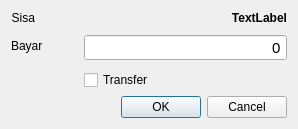
<?xml version="1.0" encoding="UTF-8"?>
<ui version="4.0">
 <class>AddRepaymentDialog</class>
 <widget class="QDialog" name="AddRepaymentDialog">
  <property name="geometry">
   <rect>
    <x>0</x>
    <y>0</y>
    <width>298</width>
    <height>123</height>
   </rect>
  </property>
  <property name="windowTitle">
   <string>Input pembayaran baru</string>
  </property>
  <layout class="QVBoxLayout" name="verticalLayout">
   <property name="sizeConstraint">
    <enum>QLayout::SetDefaultConstraint</enum>
   </property>
   <item>
    <layout class="QFormLayout" name="formLayout">
     <property name="sizeConstraint">
      <enum>QLayout::SetFixedSize</enum>
     </property>
     <property name="horizontalSpacing">
      <number>9</number>
     </property>
     <property name="verticalSpacing">
      <number>9</number>
     </property>
     <item row="0" column="0">
      <widget class="QLabel" name="label">
       <property name="text">
        <string>Sisa</string>
       </property>
       <property name="alignment">
        <set>Qt::AlignRight|Qt::AlignTrailing|Qt::AlignVCenter</set>
       </property>
      </widget>
     </item>
     <item row="0" column="1">
      <widget class="QLabel" name="label_2">
       <property name="font">
        <font>
         <weight>75</weight>
         <bold>true</bold>
        </font>
       </property>
       <property name="text">
        <string>TextLabel</string>
       </property>
       <property name="alignment">
        <set>Qt::AlignRight|Qt::AlignTrailing|Qt::AlignVCenter</set>
       </property>
      </widget>
     </item>
     <item row="1" column="0">
      <widget class="QLabel" name="label_3">
       <property name="minimumSize">
        <size>
         <width>64</width>
         <height>0</height>
        </size>
       </property>
       <property name="text">
        <string>Bayar</string>
       </property>
      </widget>
     </item>
     <item row="1" column="1">
      <widget class="CustomWidgets::SpinBoxUang" name="spinBox">
       <property name="font">
        <font>
         <pointsize>11</pointsize>
        </font>
       </property>
       <property name="contextMenuPolicy">
        <enum>Qt::ActionsContextMenu</enum>
       </property>
       <property name="toolTip">
        <string>&lt;html&gt;&lt;head/&gt;&lt;body&gt;&lt;p&gt;&lt;span style=&quot; font-weight:600;&quot;&gt;Ctrl+U&lt;/span&gt;&lt;/p&gt;&lt;p&gt;Up sampai maximal&lt;/p&gt;&lt;/body&gt;&lt;/html&gt;</string>
       </property>
       <property name="alignment">
        <set>Qt::AlignRight|Qt::AlignTrailing|Qt::AlignVCenter</set>
       </property>
       <property name="buttonSymbols">
        <enum>QAbstractSpinBox::NoButtons</enum>
       </property>
       <property name="maximum">
        <number>2147483647</number>
       </property>
       <property name="singleStep">
        <number>1000</number>
       </property>
      </widget>
     </item>
     <item row="2" column="1">
      <widget class="QCheckBox" name="checkBox">
       <property name="text">
        <string>Transfer</string>
       </property>
      </widget>
     </item>
    </layout>
   </item>
   <item>
    <widget class="QDialogButtonBox" name="buttonBox">
     <property name="orientation">
      <enum>Qt::Horizontal</enum>
     </property>
     <property name="standardButtons">
      <set>QDialogButtonBox::Cancel|QDialogButtonBox::Ok</set>
     </property>
    </widget>
   </item>
  </layout>
  <action name="actionFillToMax">
   <property name="text">
    <string>Maximal</string>
   </property>
   <property name="toolTip">
    <string>Set jumlah uang sampai bisa melunasi</string>
   </property>
   <property name="shortcut">
    <string>Ctrl+U</string>
   </property>
  </action>
 </widget>
 <customwidgets>
  <customwidget>
   <class>CustomWidgets::SpinBoxUang</class>
   <extends>QSpinBox</extends>
   <header location="global">customwidgets.h</header>
  </customwidget>
 </customwidgets>
 <resources/>
 <connections>
  <connection>
   <sender>buttonBox</sender>
   <signal>accepted()</signal>
   <receiver>AddRepaymentDialog</receiver>
   <slot>accept()</slot>
   <hints>
    <hint type="sourcelabel">
     <x>248</x>
     <y>254</y>
    </hint>
    <hint type="destinationlabel">
     <x>157</x>
     <y>274</y>
    </hint>
   </hints>
  </connection>
  <connection>
   <sender>buttonBox</sender>
   <signal>rejected()</signal>
   <receiver>AddRepaymentDialog</receiver>
   <slot>reject()</slot>
   <hints>
    <hint type="sourcelabel">
     <x>316</x>
     <y>260</y>
    </hint>
    <hint type="destinationlabel">
     <x>286</x>
     <y>274</y>
    </hint>
   </hints>
  </connection>
 </connections>
</ui>
